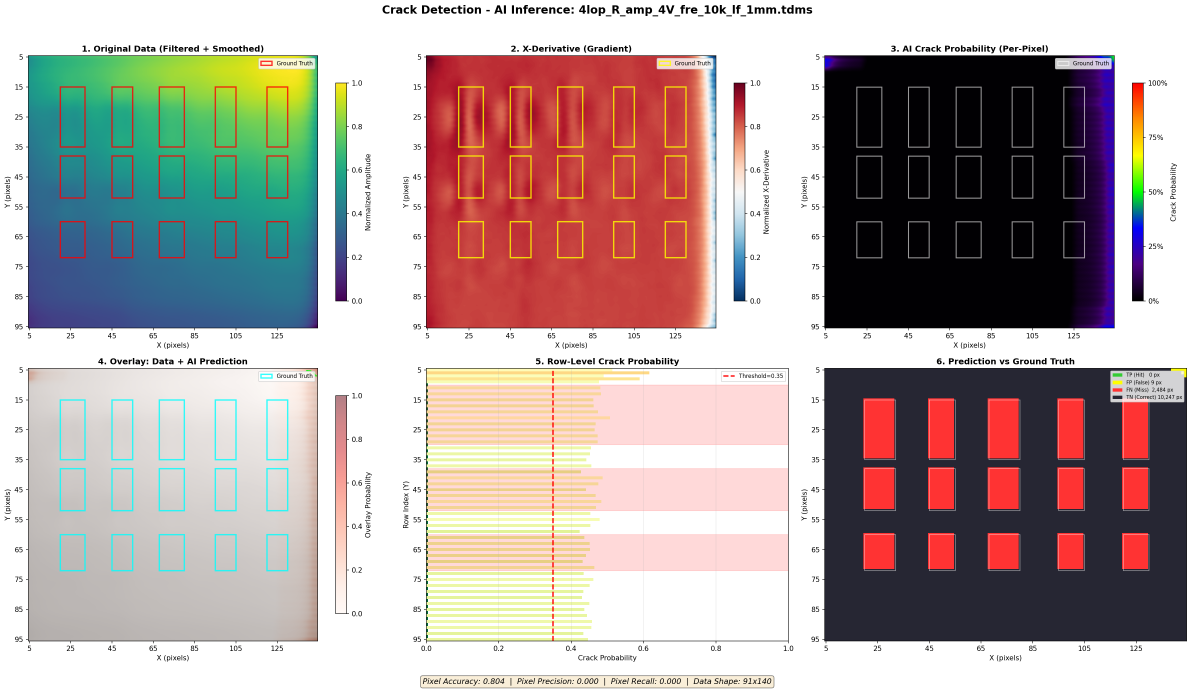
#> input picture cam_4lop_1/ai_heatmaps/4lop_R_amp_4V_fre_10k_lf_1mm_ai_heatmap_detailed.png, 3574 x 2072 px (shown at 1/3 size); its folder holds only this picture in this run
$ python -i dataloader.py   (imports and definitions only)
#> lines starting #> are read from the running program, lines starting #| are printed output that depends on the picture
#%% ------------------------------------------------------------------------------------------------------------------------------------------------------------------------------

import os, glob
import numpy as np
import pandas as pd
import matplotlib.pyplot as plt
from nptdms import TdmsFile
import numpy as np
from scipy.signal import butter, lfilter, freqz, firwin
try:  # SciPy <1.11 had gaussian in scipy.signal
    from scipy.signal.windows import gaussian  # type: ignore
except (ImportError, AttributeError):  # pragma: no cover
    from scipy.signal import gaussian  # type: ignore
from scipy import signal
from sklearn.model_selection import train_test_split
from sklearn.decomposition import PCA
import h5py
from sklearn.preprocessing import StandardScaler
import pywt
from scipy.signal import detrend
from sklearn.preprocessing import PolynomialFeatures
from sklearn.linear_model import LinearRegression
from scipy.ndimage import gaussian_filter, uniform_filter, median_filter

#%% Filters ------------------------------------------------------------------------------------------------------------------------------------------------------------------------------

# [5 lines left out: function Norm01, not called in this run]

def reduce_resolution(data, factor=1):
    # Take every other row and column (downsample by factor)
    return data[::1, ::1, ::factor]

def wavelet_denoise(image, wavelet='db4', level=2, threshold_ratio=5):
    coeffs = pywt.wavedec2(image, wavelet, level=level)
    coeffs_thresh = []
    for i in range(1, len(coeffs)):
        cH, cV, cD = coeffs[i]
        sigma = np.median(np.abs(cD)) / 0.6745
        threshold = threshold_ratio * sigma
        cH = pywt.threshold(cH, threshold, mode='soft')
        cV = pywt.threshold(cV, threshold, mode='soft')
        cD = pywt.threshold(cD, threshold, mode='soft')
        coeffs_thresh.append((cH, cV, cD))
    coeffs_denoised = [coeffs[0]] + coeffs_thresh
    return pywt.waverec2(coeffs_denoised, wavelet)

# [4 lines left out: function detrend_1d, not called in this run]

def normalize_img(img):
    img_min, img_max = np.min(img), np.max(img)
    return (img - img_min) / (img_max - img_min + 1e-8)

# [1312 lines left out: functions detrend_2d_surface, remove_background_trend, remove_background_trend_1d, butter_lowpass_filter, LPF_butter, LPF and 40 more, not called in this run]

>>> import cv2
>>> picture = cv2.imread('../cam_4lop_1/ai_heatmaps/4lop_R_amp_4V_fre_10k_lf_1mm_ai_heatmap_detailed.png', cv2.IMREAD_GRAYSCALE)
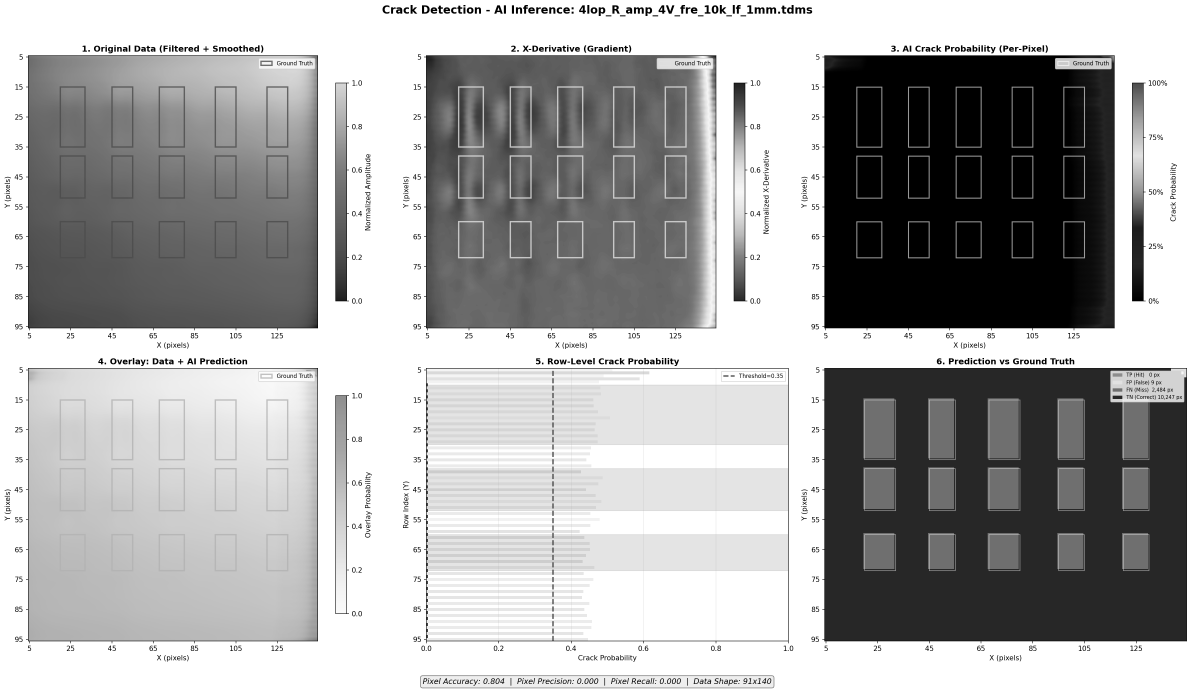
#> picture: shape (2072, 3574) (shown at 1/3 size); min 0, max 255, mean 168.6
>>> result = wavelet_denoise(picture)
#> in wavelet_denoise, `coeffs = pywt.wavedec2(image, wavelet, level=level)`: coeffs = 3 items
#> the loop in wavelet_denoise, `for i in range(1, len(coeffs)):` made 2 passes
#> (sigma, threshold) on passes 1 to 2: (1.59e-16, 7.97e-16), (2.56e-31, 1.28e-30)
#> pass 1, in wavelet_denoise, `cH, cV, cD = coeffs[i]`:
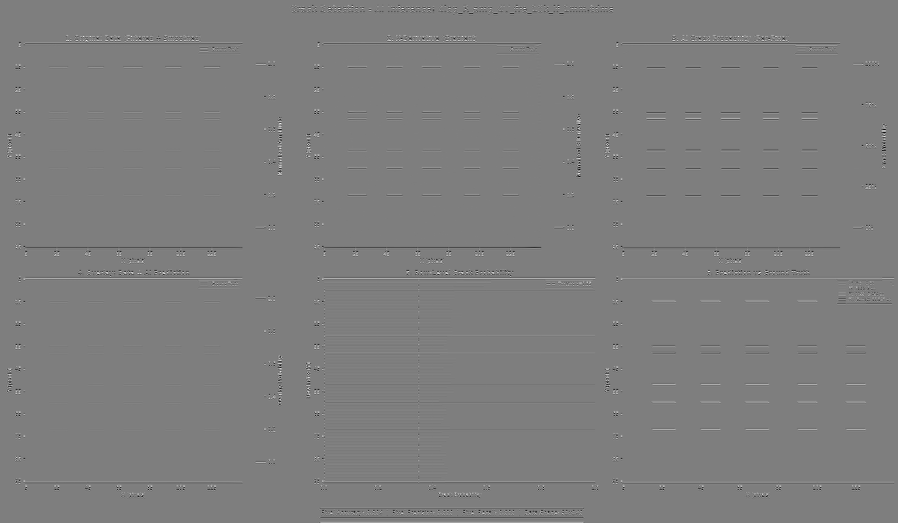
#> cH: shape (523, 898) float64; min -693.4, max 703.8, mean -0.6; drawn with min black and max white
#> after the loop in wavelet_denoise, `for i in range(1, len(coeffs)):`: coeffs_thresh = 2 items
#> in wavelet_denoise, `coeffs_denoised = [coeffs[0]] + coeffs_thresh`: coeffs_denoised = 3 items

$ run again, on cam_4lop_1/ai_heatmaps/4lop_R_amp_4V_fre_120k_lf_1mm_ai_heatmap_detailed.png
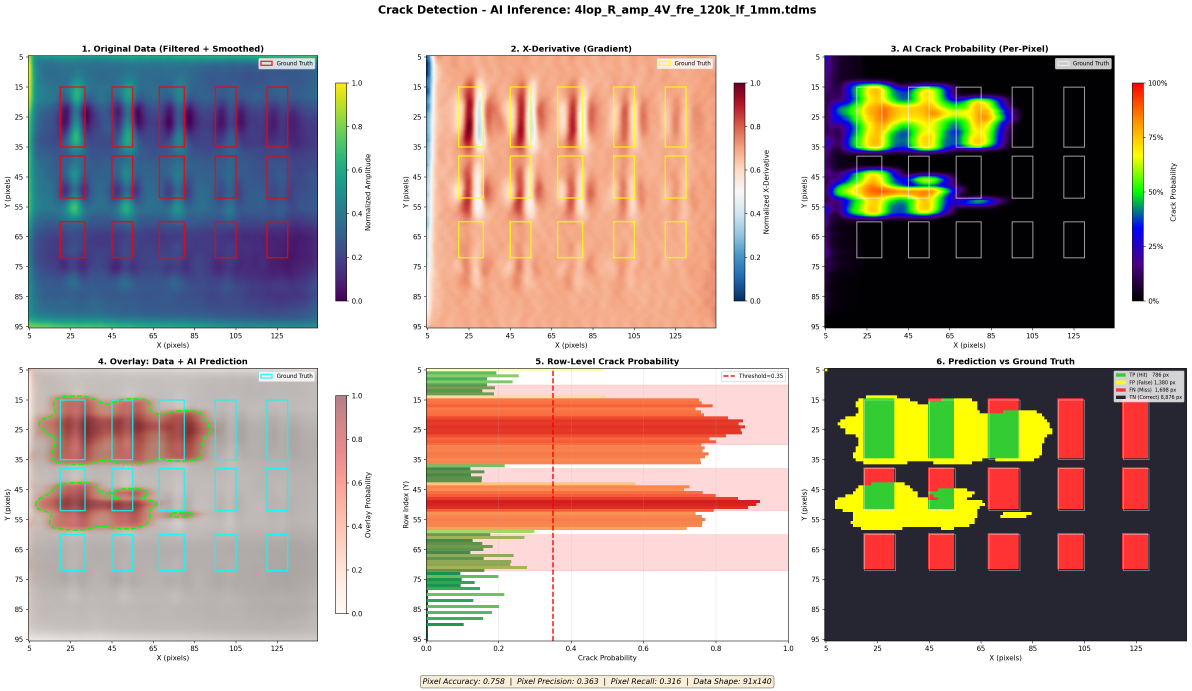
#> input picture cam_4lop_1/ai_heatmaps/4lop_R_amp_4V_fre_120k_lf_1mm_ai_heatmap_detailed.png, 3574 x 2072 px (shown at 1/3 size)
#> `picture = cv2.imread('../cam_4lop_1/ai_heatmaps/4lop_R_amp_4V_fre_10k_..`:
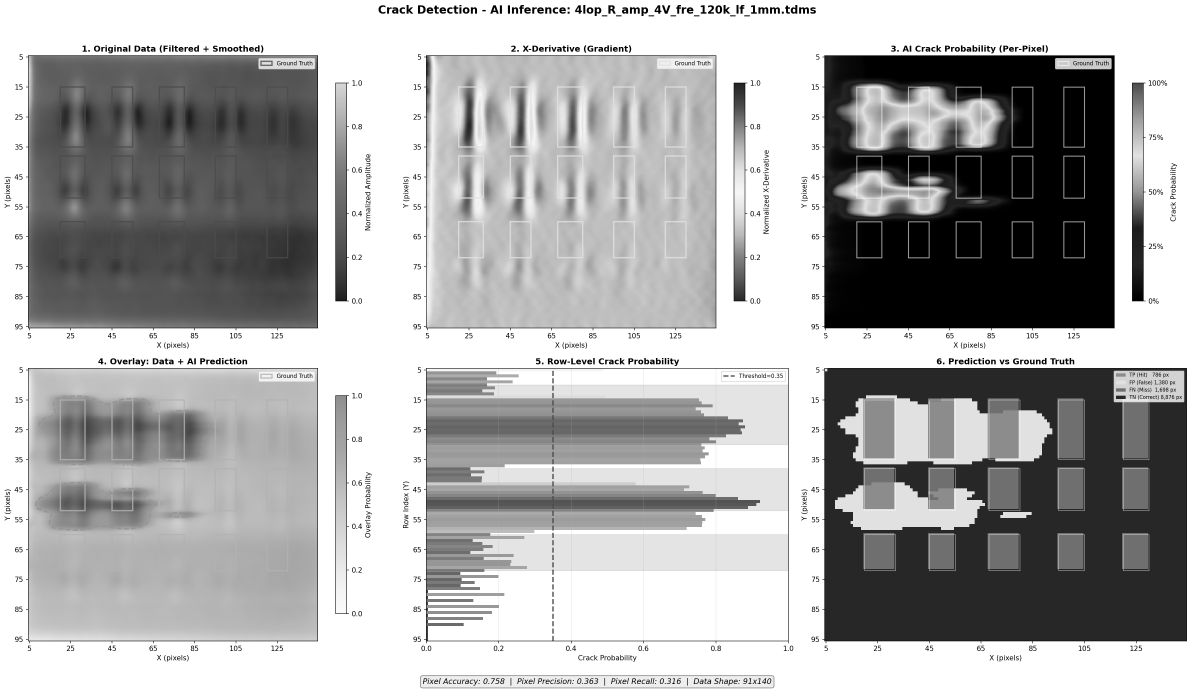
#> picture: shape (2072, 3574) (shown at 1/3 size); min 0, max 255, mean 171
#> coeffs = 3 items
#> the loop in wavelet_denoise, `for i in range(1, len(coeffs)):` made 2 passes
#> (sigma, threshold) on passes 1 to 2: (7.61e-16, 3.81e-15), (3.02e-31, 1.51e-30)
#> after the loop in wavelet_denoise, `for i in range(1, len(coeffs)):`: coeffs_thresh = 2 items
#> coeffs_denoised = 3 items
